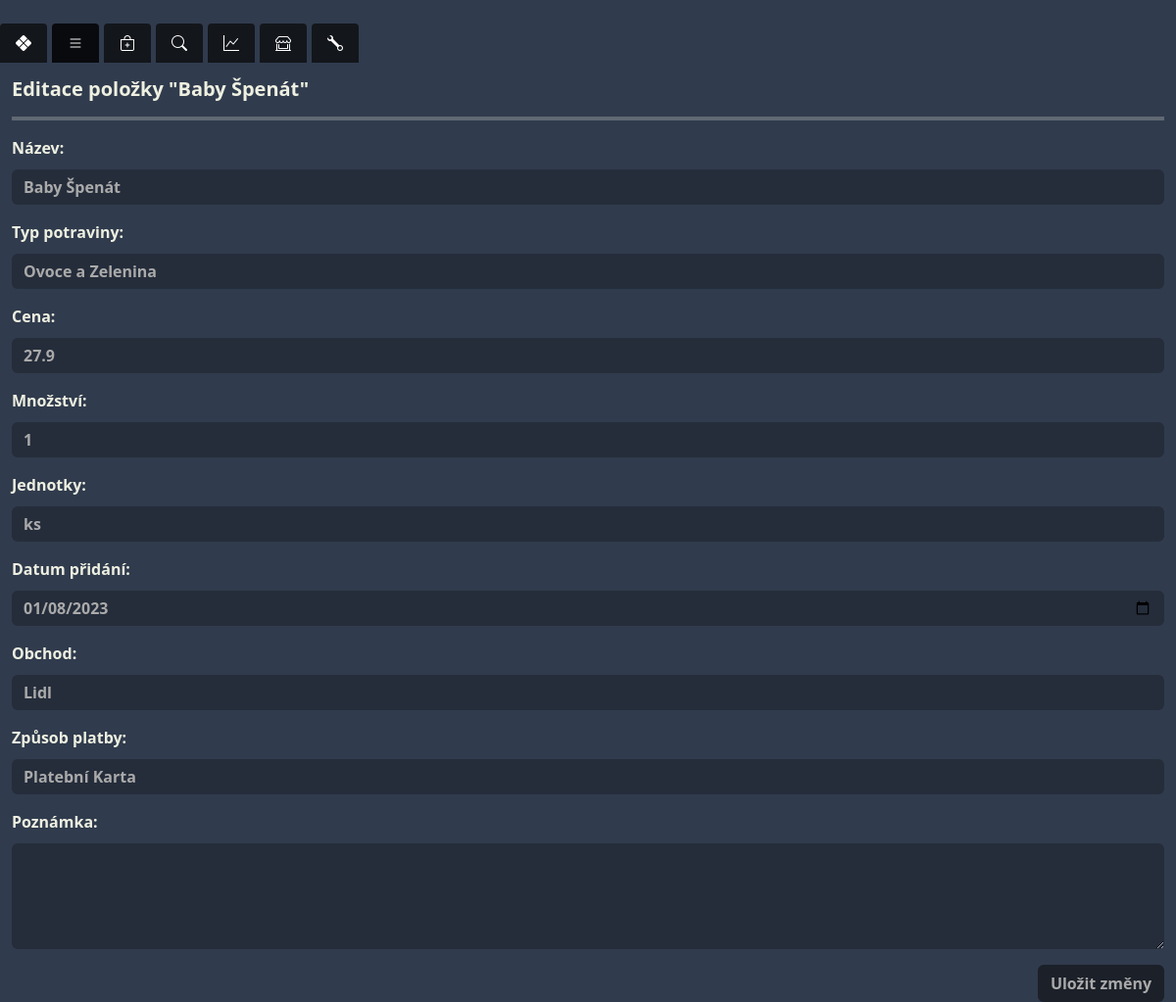
Screenshot of /food/edit/13 with the database file from the repository.
### food/models.py (models this page shows)
class Food(models.Model):
    UNITS = [
        ('pieces', 'ks'),
        ('grams', 'g'),
        ('mililiters', 'ml'),
        ('liters','l')
    ]
    name = models.CharField(max_length=255)
    food_type = models.ForeignKey(FoodType, related_name='foods' ,on_delete=models.CASCADE, default=1)
    price = models.FloatField()
    payment_method = models.ForeignKey(PaymentMethod, on_delete=models.CASCADE)
    date_added = models.DateField(default=timezone.now)
    quantity = models.FloatField(default=1)
    unit = models.CharField(max_length=10, choices=UNITS)
    store = models.ForeignKey(Store, on_delete=models.CASCADE,default=1)
    note = models.TextField(blank=True, null=True)

class FoodType(models.Model):
    name = models.CharField(max_length=255)
    def __str__(self):
        return self.name

class Store(models.Model):
    name = models.CharField(max_length=255)
    def __str__(self):
        return self.name

### food/views.py (the view)
# urls.py: path('edit/<int:id>',views.edit_food, name='edit_food'),
def edit_food(request, id):
    food = get_object_or_404(Food, pk=id)
    if request.method == 'POST':
        form = FoodForm(request.POST, instance=food)
        if form.is_valid():
            form.save()
            return redirect('food_list')  # nebo název tvé URL, která zobrazuje seznam jídel
    else:
        form = FoodForm(instance=food)
    return render(request, 'edit_food.html', {'form': form, 'food': food})

### food/templates/edit_food.html (shortened to what this page needs)
{% extends 'base.html' %}
{% block content %}
{{ block.super }}
<div class="container-fluid full-height d-flex flex-column">
    <div class="row flex-grow-1">
        <div class="col-12 full-height">
            <h5 class="mt-3">Editace položky "{{ food.name }}"</h5>
            <hr>
            <form action="{% url 'edit_food' food.id %}" method="POST">
                {{ form.as_p }}
                <div class="d-flex justify-content-end">
                    <button class="btn btn-custom">Uložit změny</button>
                </div>
            </form>
        </div>
    </div>
</div>
{% endblock %}

### food/templates/base.html (shortened to what this page needs)
<!doctype html>
<html lang="en">
  <head>
    <link href="https://cdn.jsdelivr.net/npm/bootstrap@5.3.3/dist/css/bootstrap.min.css" rel="stylesheet">
    <link rel="stylesheet" href="https://cdn.jsdelivr.net/npm/bootstrap-icons@1.11.3/font/bootstrap-icons.min.css">
  </head>
  <body>
   {% block content %}
   {% include 'nav.html' %}
   {% endblock %}
  </body>
</html>

### food/templates/nav.html
<ul class="mt-4 nav nav-tabs" id="myTab" role="tablist">
    <li class="nav-item" role="presentation">
       <a class="nav-link" id="settings-tab" href="{% url 'dashboard'  %}" role="tab" aria-controls="settings-tab-pane" aria-selected="false">   <i class="bi bi-x-diamond-fill"></i> </a>
             </li>
    <li class="nav-item" role="presentation">
        <a class="nav-link active" id="food-list-tab" href="{% url 'food_list' %}" role="tab" aria-controls="food-tab-pane" aria-selected="true">  <i class="bi bi-list"></i> </a>
    </li>
    <li class="nav-item" role="presentation">
        <a class="nav-link" id="add-food-tab" href="{% url 'add_food' %}" role="tab" aria-controls="add-food-tab-pane" aria-selected="false"> <i class="bi bi-bag-plus"></i>  </a>
    </li>
    <li class="nav-item" role="presentation">
        <a class="nav-link" id="search-tab" href="{% url 'search_food' %}" role="tab" aria-controls="search-tab-pane" aria-selected="false"> <i class="bi bi-search"></i></a>
    </li>
    <li class="nav-item" role="presentation">
        <a class="nav-link" id="statistics-tab" href="{% url 'statistics' %}"  role="tab" aria-controls="statistics-tab-pane" aria-selected="false"> <i class="bi bi-graph-up"></i>  </a>
    </li>
    <li class="nav-item" role="presentation">
        <a class="nav-link" id="stores-tab" href="" role="tab" aria-controls="stores-tab-pane" aria-selected="false"> <i class="bi bi-shop-window"></i>  </a>
    </li>
<li class="nav-item" role="presentation">
       <a class="nav-link" id="settings-tab" href="" role="tab" aria-controls="settings-tab-pane" aria-selected="false"><i class="bi bi-wrench"></i></a>
   </li>
</ul>

### food/templates/base.html (style rules this page uses)
body { background-color: #303b4d; color: #eef0e1; }
label { font-weight: bold; margin-bottom: 10px; }
.form-control, .form-control:focus { background-color: #252d3b; color: #aaaaaa; border: none; }
.btn-custom { color: #aaaaaa; background-color: #1b2029; border-color: none; }
input, select, option, button, h3, h5 { font-weight: bold !important; }
hr { border: 0; border-top: 4px solid; color: #eef0e1; }
.nav-tabs { border-bottom: none; border-bottom: none; }
.nav-tabs .nav-link { border: 0px solid transparent; border-top-left-radius: 0.25rem; border-top-right-radius: 0.25rem; padding: 0.5rem 1rem; color: #ffffff; background-color: #13161b; margin-right: 5px; }
.nav-tabs .nav-link.active { color: #ffffff; background-color: #090a0e; border-color: #252d3b; }
html, body { height: 100%; }
.full-height { height: 100vh; }

### rows the page displays
Food: name "Baby Špenát", food_type "Ovoce a Zelenina", price "27.9", quantity "1", unit "ks", date_added "01/08/2023", store "Lidl", payment_method "Platební Karta"
